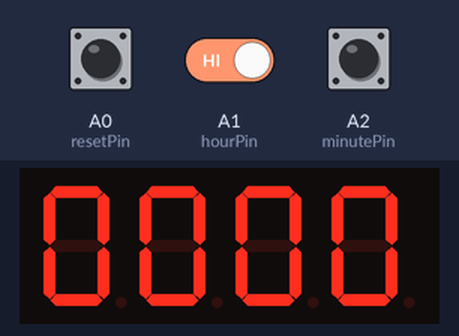
Recording of a sketch running on a simulated Arduino Uno, built with avr-gcc and run on an emulated ATmega328P. Parts: 4-digit seven-segment display. Wiring (inferred from the names in the program): BCD to 7-segment decoder: data pin 2, pin 3, pin 4, pin 5; 4-digit 7-segment display, segments lit when HIGH: segments Q0, Q1, Q2, Q3, Q4, Q5, Q6; digit selects pin 6, pin 7, pin 8, pin 9. The test bench sets the inputs (shaded band); at power-on: A1 (hourPin) HIGH, A2 (minutePin) HIGH, A0 (resetPin) HIGH. The segment pins are drawn as the display they are named for.

Above: at 1.2 s.
1.3 s: A1 (hourPin) driven LOW
At 2.2 s:
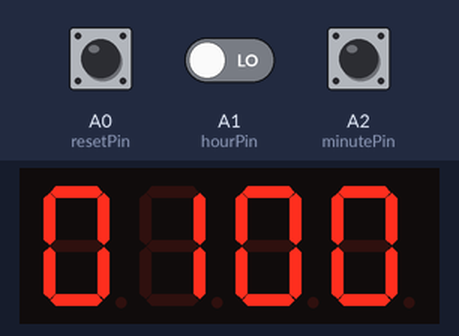
2.8 s: A2 (minutePin) pulled LOW for 0.15 s
At 3.4 s:
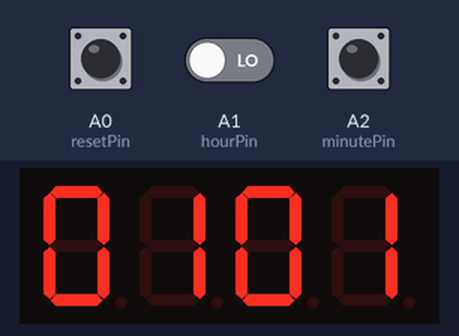
4.4 s: A2 (minutePin) pulled LOW for 1 s
At 5.8 s:
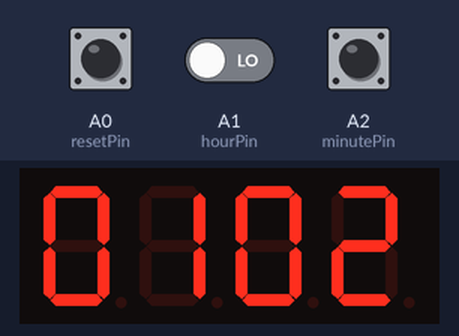
Timing chart, 0 to 7.4 s (numbered marks = the images above; inputs shaded):
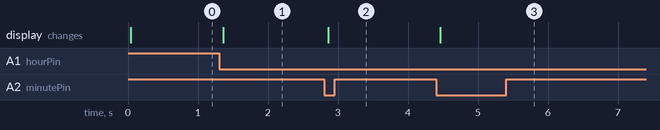

The sketch:

nixie-clock-atmega8-dev-board-firmware-v1.02.ino
```cpp
const int bcdPins[4] = {2, 3, 4, 5};                              // BCD output pins
const int digitPins[6] = {6, 7, 8, 9, 10, 11};                    // Cathode pins
const int colonPin = 12;                                          // decimal point pin assignment
const int resetPin = A0;
const int hourPin = A1;
const int minutePin = A2;

const unsigned int refreshInterval = 1000;                        // microseconds per digit (2ms)
const unsigned int timerInterval = 1000;
const unsigned int colonInterval = 500;
const unsigned int debounceDelay = 100;                           // time delay for ignoring button inputs

bool colonState = false;
bool prevColonState = false;
bool resetButtonState = false;
bool prevResetButtonState = false;
bool minuteButtonState = false;
bool prevMinuteButtonState = false;
bool hourButtonState = false;
bool prevHourButtonState = false;

byte digits[6] = {0, 0, 0, 0, 0, 0};                               // Digits to display
byte counterSeconds = 0;                                           // Current seconds
byte counterMinutes = 0;                                           // current minutes
byte counterHours = 0;

unsigned long previousMicros = 0;                                  // last update time of multiplex
unsigned long previousMillis = 0;                                  // last update time of seconds count
unsigned long previousMillisColon = 0;                              // last update time of DP
unsigned long minuteButtonTimeStamp = 0;                           // time when minute button was pressed
unsigned long hourButtonTimeStamp = 0;

byte currentDigit = 0;                                            // which digit is active in counting loop 0 to 3

const byte bcdCodes[10][4] = {                                    // Table for pin assignments vs number
  {0,0,0,0}, // 0
  {1,0,0,0}, // 1
  {0,1,0,0}, // 2
  {1,1,0,0}, // 3
  {0,0,1,0}, // 4
  {1,0,1,0}, // 5
  {0,1,1,0}, // 6
  {1,1,1,0}, // 7
  {0,0,0,1}, // 8
  {1,0,0,1}  // 9

};

// ---------------------------------------------------- One time setup

void setup() {
     for (int i = 0; i < 4; i++) {
        pinMode(bcdPins[i], OUTPUT);                                   // use bcdPins const values as pin numbers
        pinMode(digitPins[i], OUTPUT);                                 // use digitPins const values as pin numbers
        pinMode(colonPin, OUTPUT);                                     // decimal point between minutes and seconds
        pinMode(resetPin, INPUT_PULLUP);
        pinMode(minutePin, INPUT_PULLUP);
        digitalWrite(digitPins[i], LOW);                               // set all digitPins off
        digitalWrite(colonPin, LOW);
  }
}

// ---------------------------------------------------- hour button handler

void hourButtonHandler() {

  counterHours = (counterHours + 1) % 60;                          // increment safely, wrap at 24
  digits[0] = counterHours / 10;
  digits[1] = counterHours % 10;
}


// ---------------------------------------------------- minute button handler

void minuteButtonHandler() {

  counterMinutes = (counterMinutes + 1) % 60;                          // increment safely, wrap at 60
  digits[2] = counterMinutes / 10;
  digits[3] = counterMinutes % 10;
}

// ---------------------------------------------------- reset button handler

void resetHandler() {
    counterSeconds = 0;                                                // reset counters
    counterMinutes = 0;
    digits[0] = 0;                                                      // reset digits loaded into multiplex routine
    digits[1] = 0;
    digits[2] = 0;
    digits[3] = 0;
    digits[4] = 0;
    digits[5] = 0;
    previousMillis = millis();
    previousMillisColon = millis();
    colonState = false;                                                // forces colon into known state for restart
}

// ---------------------------------------------------- multiplexing routine

void multiplex() {

    if (micros() - previousMicros >= refreshInterval) {           // Check time passed since digit was activated
      previousMicros += refreshInterval;                          // drew code appplied here too from timer func
                                                                  //
   {                                                               // Turn off all digits
      digitalWrite(digitPins[0], LOW);
      digitalWrite(digitPins[1], LOW);
      digitalWrite(digitPins[2], LOW);
      digitalWrite(digitPins[3], LOW);
      digitalWrite(digitPins[4], LOW);
      digitalWrite(digitPins[5], LOW);
   }

    int num = digits[currentDigit];                                 // Load BCD for current digit
    for (int i = 0; i < 4; i++) {
      digitalWrite(bcdPins[i], bcdCodes[num][i]);
   }

    bool colonOutputRequired = (!colonState && !resetButtonState);
    if (colonOutputRequired != prevColonState) {                                          // colonstate already worked out, much faster and in time
      digitalWrite(colonPin, colonOutputRequired ? HIGH : LOW);                           // removed digital write ever time function called
      prevColonState = colonOutputRequired;                                               // only write when needed, save cpu time
    }

    digitalWrite(digitPins[currentDigit], HIGH);                    // Turn display on for new digit

    currentDigit++;                                                 // Cycle to next digit
    if (currentDigit >= 6) currentDigit = 0;
   }
}
// ---------------------------------------------------- Count one second routine & assign digits

void timer() {
    if (millis() - previousMillis >= timerInterval) {         // if current time - previous time greater than timerinterval
    previousMillis += timerInterval;                          // timerinterval added to previousmillis
    counterSeconds++;                                         // loop execution time is unknown

    if (counterSeconds >= 60) {
      counterSeconds = 0;
      counterMinutes++;
    }
                                                                                // convert counter values
    digits[4] = (counterSeconds / 10) % 10;                                 // divide counter by 10, divide by 10, give remainder
    digits[5] = (counterSeconds % 10);                                      // divide by 10, give remainder

    if (counterMinutes >= 60) {
      counterMinutes = 0;
      counterHours++;
    }

    digits[2] = (counterMinutes / 10) % 10;                                 // divide counter by 10, divide by 10, give remainder
    digits[3] = (counterMinutes % 10);                                      // divide by 10, give remainder

    if (counterHours >= 24) {
      counterHours = 0;
    }

    digits[0] = (counterHours / 10) %10;
    digits[1] = (counterHours % 10);
  }
}

// --------------------------------------------------- Colon timer

void blinkColon() {                                                         // figure out colon state out of multiplex loop for timing
  unsigned long now = millis();                                             // with the state known before going into the loop
  if (now - previousMillisColon < colonInterval) return;
  previousMillisColon = now;
  colonState = !colonState;
}

// ---------------------------------------------------- Main program

void loop() {
  unsigned long minBounce = millis();
  unsigned long hourBounce = millis();

  multiplex();
  blinkColon();

    resetButtonState = !digitalRead(resetPin);
    if (resetButtonState && !prevMinuteButtonState) {                      // button logic not really needed for reset
      resetHandler();                                                     // doesn't matter if reset is triggered when held
  } prevResetButtonState = resetButtonState;                              // and it doesnt work anyway

    minuteButtonState = !digitalRead(minutePin);               // logic tracks button state and allows one function call per press
    if (minuteButtonState && !prevMinuteButtonState && (minBounce - minuteButtonTimeStamp > debounceDelay)) {
      minuteButtonHandler();
      minuteButtonTimeStamp = minBounce;
  } prevMinuteButtonState = minuteButtonState;

      hourButtonState = !digitalRead(hourPin);               // logic tracks button state and allows one function call per press
    if (hourButtonState && !prevHourButtonState && (hourBounce - hourButtonTimeStamp > debounceDelay)) {
      hourButtonHandler();
      hourButtonTimeStamp = hourBounce;
  } prevHourButtonState = hourButtonState;

  timer();

}
```

Measured:
- after the input at 1.3 s, the display: changes after 0.06 s (image 1)
- after the input at 2.8 s, the display: changes after 0.06 s (image 2)
- after the input at 4.4 s, the display: changes after 0.06 s (image 3)
